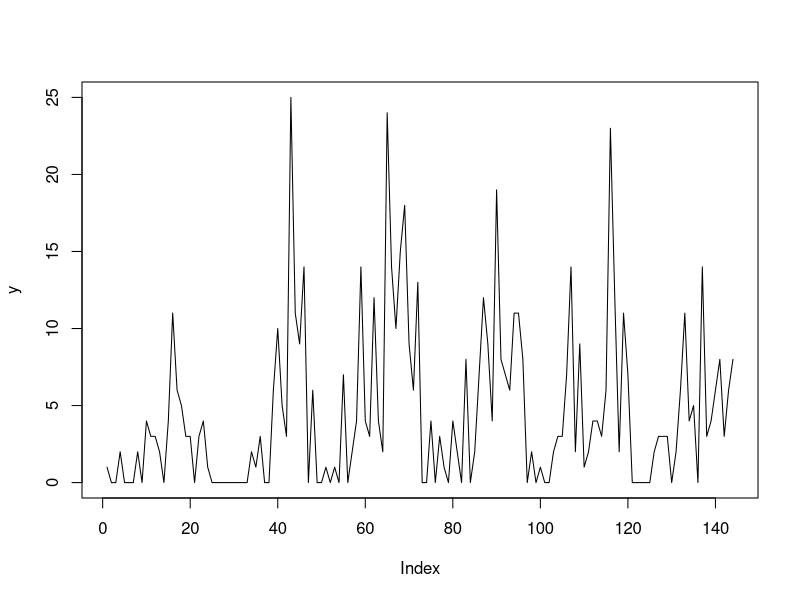

The R source for this figure: (Note: this script raises an error after producing the figure.)
# Simulate a seasonal smooth and some autocorrelated, Tweedie distributed discrete random variates
season <- rep(seq(1, 24), 6)
mean_func = function(x){
  0.1 + x * 0.01 + sin(0.1 * x) - cos(-0.15 * x)
}
set.seed(15)
y = rpois(length(season),
          lambda = mgcv::rTweedie(mu = exp(-0.9 + mean_func(season) +
                                             cumsum(rnorm(length(season), sd = 0.075))),
                                  p = 1.5, phi = 1.25))
plot(y, type = 'l')

# Split data into training and testing
data_train <-
  data.frame(y = y[1:125],
             season = season[1:125],
             time = 1:125)
data_test <-
  data.frame(y = y[126:length(season)],
             season = season[126:length(season)],
             time = 126:length(season))

# Fit dynamic GAMs
# Poisson model
mod1 <- mvjagam(data_train = data_train,
                data_test = data_test,
                formula = y ~ s(season, k = 15, bs = 'cc') +
                  s(time, k = 8, bs = 'gp'),
                knots = list(season = c(0.5, 24.5)),
                family = 'poisson',
                trend_model = 'AR1',
                chains = 4,
                burnin = 6000)

# Negative binomial model
mod2 <- mvjagam(data_train = data_train,
                data_test = data_test,
                formula = y ~ s(season, k = 15, bs = 'cc') +
                  s(time, k = 8, bs = 'gp'),
                knots = list(season = c(0.5, 24.5)),
                family = 'nb',
                trend_model = 'AR1',
                chains = 4,
                burnin = 6000)

# Tweedie model
mod3 <- mvjagam(data_train = data_train,
                data_test = data_test,
                formula = y ~ s(season, k = 15, bs = 'cc') +
                  s(time, k = 8, bs = 'gp'),
                knots = list(season = c(0.5, 24.5)),
                family = 'tw',
                trend_model = 'AR1',
                chains = 4,
                burnin = 12000)

# Examine DS residual distributions
plot(mod1, type = 'residuals')
plot(mod2, type = 'residuals')
plot(mod3, type = 'residuals')

# Examine out of sample forecast distributions
plot(mod1, type = 'forecast', data_test = data_test)
plot(mod2, type = 'forecast', data_test = data_test)
plot(mod3, type = 'forecast', data_test = data_test)

# Examine estimated temporal processes
# Examine out of sample forecast distributions
plot(mod1, type = 'trend', data_test = data_test)
plot(mod2, type = 'trend', data_test = data_test)
plot(mod3, type = 'trend', data_test = data_test)

# Examine estimated smooth functions
plot(mod1, type = 'smooth', residuals = T)
plot(mod2, type = 'smooth', residuals = T)
plot(mod3, type = 'smooth', residuals = T)

# In-sample DICs
dic(mod1)
dic(mod2)
dic(mod3)

# Testing the particle filtering and compare_mvgam functions
pfilter_mvgam_init(object = mod3, n_particles = 5000,
                   n_cores = 4, data_assim = data_test)

pfilter_mvgam_online(data_assim = data_test[1:5,],
                     n_cores = 4, kernel_lambda = 1)

fc <- pfilter_mvgam_fc(file_path = "pfilter",
                       n_cores = 4, data_test = data_test)
fc$series1()
unlink('pfilter', recursive = T, force = T)

compare_mvgams(model1 = mod1, model2 = mod3,
               fc_horizon = 6, n_evaluations = 25, n_cores = 4)


# Simulating data via sim_mvgam
sim_data <- sim_mvgam(T = 120,
                      n_series = 2,
                      prop_missing = 0.1,
                      n_trends = 1,
                      train_prop = 0.833,
                      trend_rel = 0.4,
                      seasonality = 'shared',
                      phi_obs = c(0.4, 1.5),
                      mu_obs = c(4,6),
                      family = 'tw')

hier_mod <- mvjagam(data_train = sim_data$data_train,
                    data_test = sim_data$data_test,
                    formula = y ~ series +
                      s(season, k = 12, m = 2, bs = 'cc'),
                    knots = list(season = c(0.5, 12.5)),
                    trend_model = 'AR1',
                    family = 'tw',
                    burnin = 5000)
summary(hier_mod)
plot(hier_mod, series = 1, type = 'smooths')
plot(hier_mod, series = 1, type = 'forecast')
plot(hier_mod, series = 2, type = 'forecast')
plot(hier_mod, series = 1, type = 'residuals')
plot(hier_mod, series = 2, type = 'residuals')
ppc(hier_mod, series = 1, type = 'rootogram')
ppc(hier_mod, series = 2, type = 'rootogram')

